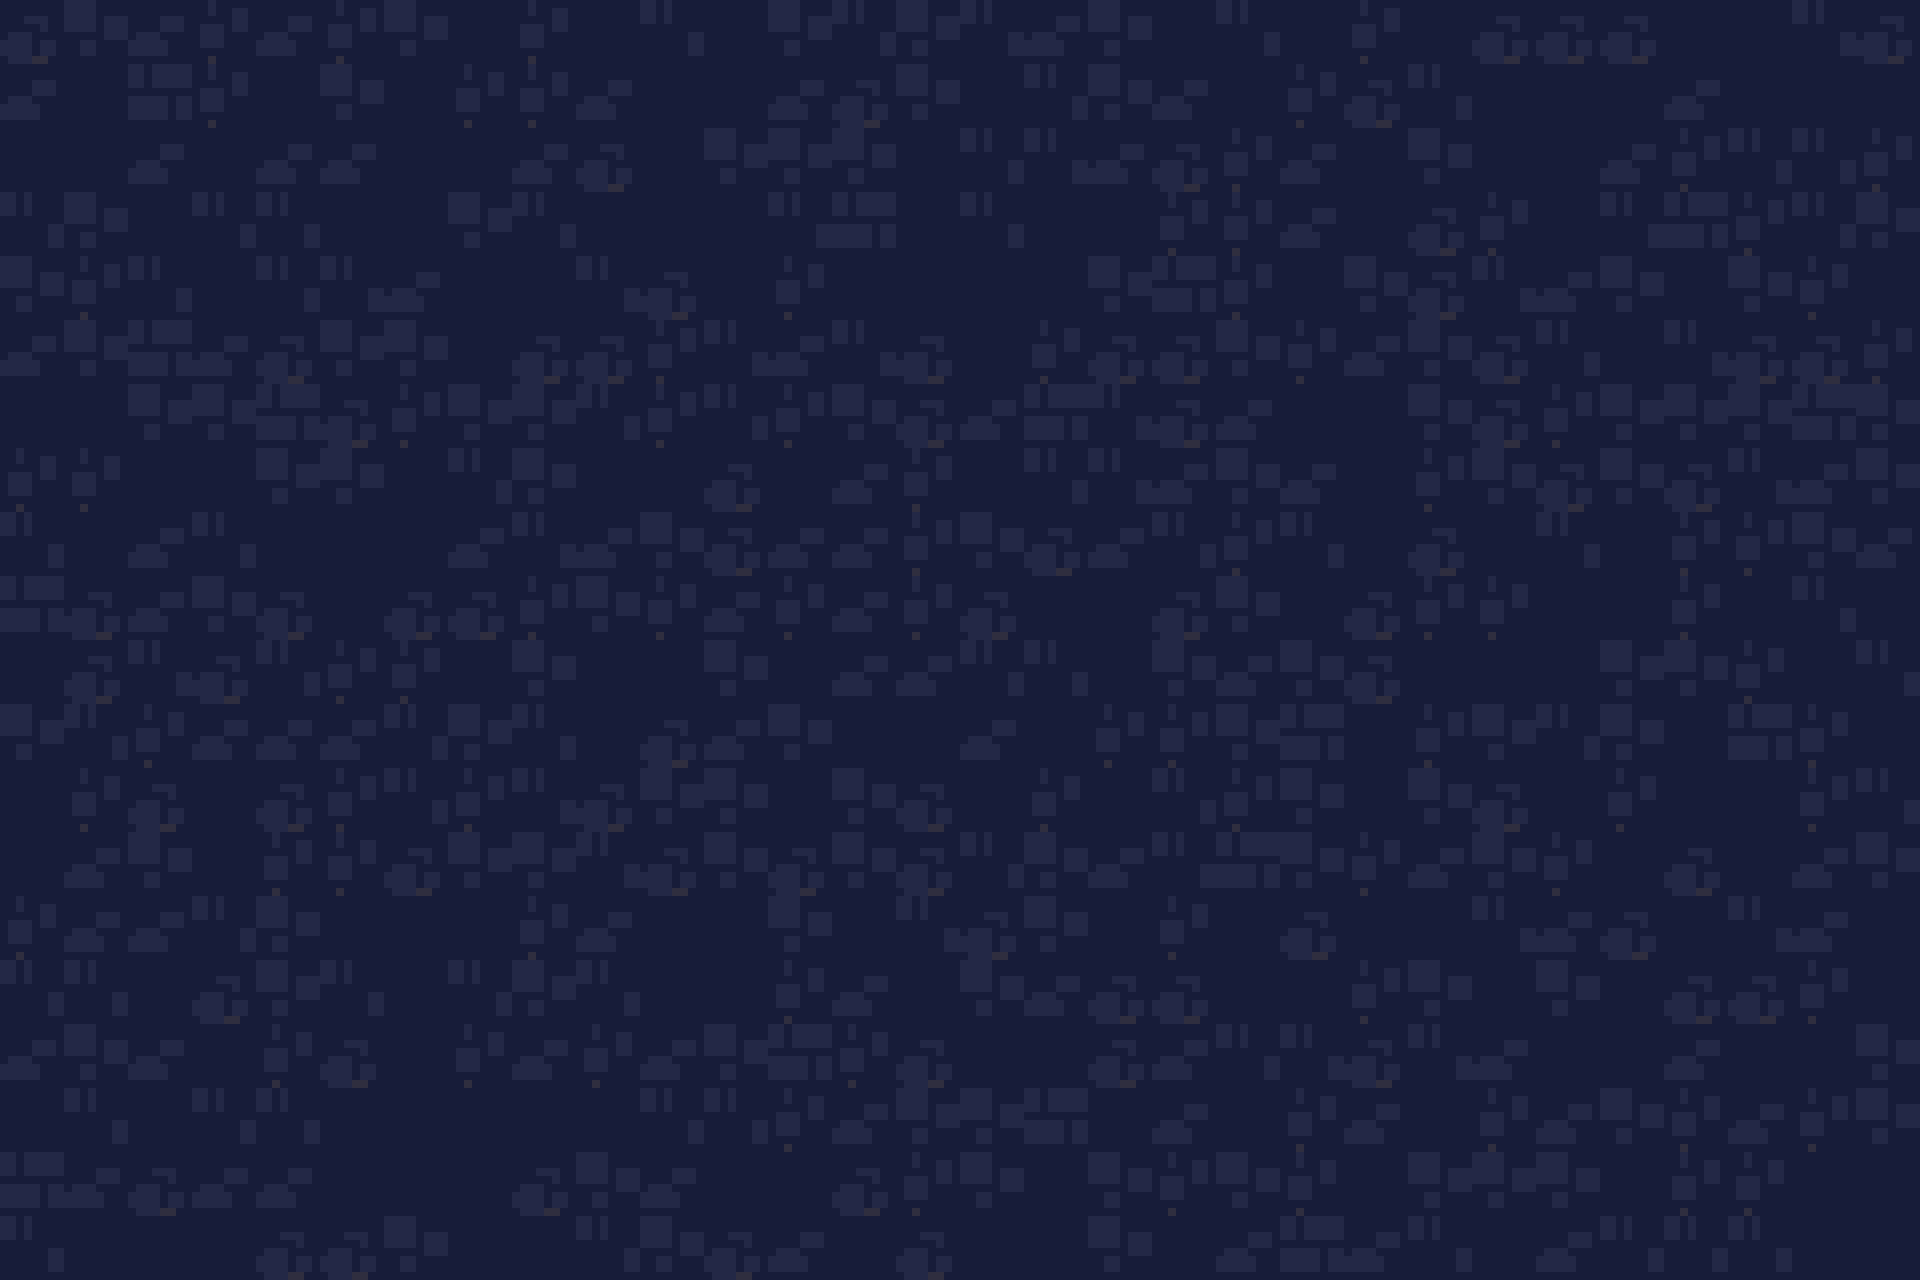

This is a level from a 2D game, rendered from its Tiled map with the project's own tilesets. A one-line summary and the complete map file follow:
An orthogonal 30x20 tile map with 64x64 px tiles, 2 tile layers (Background, Ground).

<map version="1.10" tiledversion="1.11.2" orientation="orthogonal" renderorder="right-down" width="30" height="20" tilewidth="64" tileheight="64" infinite="0" nextlayerid="5" nextobjectid="1">
 <tileset firstgid="1" source="../tilesets/Everything.tsx" />
 <layer id="1" name="Background" width="30" height="20">
  <data encoding="csv">
2,7,3,6,3,6,7,1,6,1,5,1,7,5,7,5,3,7,1,5,1,6,1,2,2,2,1,1,5,2,
3,1,4,6,1,7,1,6,6,3,1,1,3,2,7,1,5,7,3,1,6,2,5,1,1,1,3,1,1,1,
1,1,3,1,3,3,1,1,3,2,1,7,7,7,1,5,5,3,2,6,3,1,7,1,1,3,6,5,5,6,
5,7,1,5,5,1,1,7,5,1,1,1,5,4,1,5,1,1,6,6,3,1,2,6,1,5,4,6,5,7,
7,6,5,1,5,5,3,1,1,5,2,1,6,1,1,1,1,7,4,6,1,7,2,5,3,7,1,7,6,1,
3,7,4,3,2,7,7,1,2,2,6,5,3,5,2,1,6,2,2,7,6,3,7,2,5,1,5,2,2,6,
1,1,7,7,4,2,6,7,7,5,6,5,6,7,2,3,4,5,2,3,1,1,7,2,6,7,7,7,4,7,
6,6,1,1,7,7,1,5,7,1,1,2,1,3,6,1,5,5,3,7,3,1,6,7,2,7,2,5,3,7,
5,1,3,5,1,1,1,3,5,3,7,2,3,3,6,7,2,3,5,6,5,1,2,1,5,1,6,6,7,3,
4,2,3,7,2,1,2,2,6,7,6,3,6,3,6,2,1,1,2,7,1,2,6,6,1,1,6,1,5,1,
1,2,5,2,5,6,6,1,7,1,1,7,1,3,3,5,5,1,7,3,7,2,1,1,1,7,7,6,1,5,
7,5,6,3,3,3,5,7,5,1,2,3,7,1,1,3,1,6,6,7,4,1,6,7,5,7,1,4,6,1,
1,6,2,1,2,6,5,6,5,2,7,7,1,7,2,1,6,1,5,6,7,1,7,2,1,6,1,1,6,5,
1,3,7,1,6,6,2,7,7,5,2,7,2,7,2,5,7,3,5,4,7,6,3,7,6,1,2,1,3,7,
6,3,3,5,7,1,1,1,6,3,1,1,7,1,5,2,7,1,6,1,2,1,1,5,3,2,1,5,3,1,
5,5,1,2,7,5,1,5,7,5,1,1,6,3,1,7,3,2,2,1,1,6,7,1,7,1,2,2,6,1,
3,7,3,1,6,2,1,6,3,6,3,7,4,6,2,1,1,2,3,5,5,2,5,3,1,1,3,1,1,7,
1,5,1,5,5,1,1,1,1,1,5,5,6,3,7,7,4,1,3,1,6,3,1,6,3,7,6,3,6,7,
4,3,2,3,3,1,1,1,2,7,3,1,1,2,6,7,1,7,6,7,6,1,7,7,7,1,6,6,1,1,
5,1,1,1,2,2,7,1,1,5,7,2,3,1,2,1,1,7,1,3,4,3,5,1,3,5,5,5,1,1
</data>
 </layer>
 <layer id="4" name="Ground" width="30" height="20">
  <data encoding="csv">
0,0,0,0,0,0,0,0,0,0,0,0,0,0,0,0,0,0,0,0,0,0,0,0,0,0,0,0,0,0,
0,0,0,0,0,0,0,0,0,0,0,0,0,0,0,0,0,0,0,0,0,0,0,0,0,0,0,0,0,0,
0,0,0,0,0,0,0,0,0,0,0,0,0,0,0,0,0,0,0,0,0,0,0,0,0,0,0,0,0,0,
0,0,0,0,0,0,0,0,0,0,0,0,0,0,0,0,0,0,0,0,0,0,0,0,0,0,0,0,0,0,
0,0,0,0,0,0,0,0,0,0,0,0,0,0,0,0,0,0,0,0,0,0,0,0,0,0,0,0,0,0,
0,0,0,0,0,0,0,0,0,0,0,0,0,0,0,0,0,0,0,0,0,0,0,0,0,0,0,0,0,0,
0,0,0,0,0,0,0,0,0,0,0,0,0,0,0,0,0,0,0,0,0,0,0,0,0,0,0,0,0,0,
0,0,0,0,0,0,0,0,0,0,0,0,0,0,0,0,0,0,0,0,0,0,0,0,0,0,0,0,0,0,
0,0,0,0,0,0,0,0,0,0,0,0,0,0,0,0,0,0,0,0,0,0,0,0,0,0,0,0,0,0,
0,0,0,0,0,0,0,0,0,0,0,0,0,0,0,0,0,0,0,0,0,0,0,0,0,0,0,0,0,0,
0,0,0,0,0,0,0,0,0,0,0,0,0,0,0,0,0,0,0,0,0,0,0,0,0,0,0,0,0,0,
0,0,0,0,0,0,0,0,0,0,0,0,0,0,0,0,0,0,0,0,0,0,0,0,0,0,0,0,0,0,
0,0,0,0,0,0,0,0,0,0,0,0,0,0,0,0,0,0,0,0,0,0,0,0,0,0,0,0,0,0,
0,0,0,0,0,0,0,0,0,0,0,0,0,0,0,0,0,0,0,0,0,0,0,0,0,0,0,0,0,0,
0,0,0,0,0,0,0,0,0,0,0,0,0,0,0,0,0,0,0,0,0,0,0,0,0,0,0,0,0,0,
0,0,0,0,0,0,0,0,0,0,0,0,0,0,0,0,0,0,0,0,0,0,0,0,0,0,0,0,0,0,
0,0,0,0,0,0,0,0,0,0,0,0,0,0,0,0,0,0,0,0,0,0,0,0,0,0,0,0,0,0,
0,0,0,0,0,0,0,0,0,0,0,0,0,0,0,0,0,0,0,0,0,0,0,0,0,0,0,0,0,0,
0,0,0,0,0,0,0,0,0,0,0,0,0,0,0,0,0,0,0,0,0,0,0,0,0,0,0,0,0,0,
0,0,0,0,0,0,0,0,0,0,0,0,0,0,0,0,0,0,0,0,0,0,0,0,0,0,0,0,0,0
</data>
 </layer>
</map>
